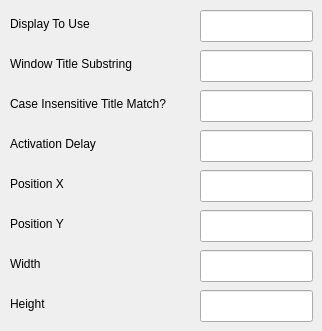
<?xml version="1.0" encoding="UTF-8"?>
<ui version="4.0">
 <class>Form</class>
 <widget class="QWidget" name="Form">
  <property name="geometry">
   <rect>
    <x>0</x>
    <y>0</y>
    <width>322</width>
    <height>331</height>
   </rect>
  </property>
  <property name="windowTitle">
   <string>Form</string>
  </property>
  <widget class="QLineEdit" name="kcfg_displayToUse">
   <property name="geometry">
    <rect>
     <x>200</x>
     <y>10</y>
     <width>113</width>
     <height>32</height>
    </rect>
   </property>
  </widget>
  <widget class="QLabel" name="label_displayToUse">
   <property name="geometry">
    <rect>
     <x>10</x>
     <y>15</y>
     <width>181</width>
     <height>18</height>
    </rect>
   </property>
   <property name="text">
    <string>Display To Use</string>
   </property>
  </widget>
  <widget class="QLabel" name="label_windowTitleSubstring">
   <property name="geometry">
    <rect>
     <x>10</x>
     <y>55</y>
     <width>181</width>
     <height>18</height>
    </rect>
   </property>
   <property name="text">
    <string>Window Title Substring</string>
   </property>
  </widget>
  <widget class="QLabel" name="label_caseInsensitiveWindowTitleMatch">
   <property name="geometry">
    <rect>
     <x>10</x>
     <y>95</y>
     <width>181</width>
     <height>18</height>
    </rect>
   </property>
   <property name="text">
    <string>Case Insensitive Title Match?</string>
   </property>
  </widget>
  <widget class="QLabel" name="label_delay">
   <property name="geometry">
    <rect>
     <x>10</x>
     <y>135</y>
     <width>181</width>
     <height>18</height>
    </rect>
   </property>
   <property name="text">
    <string>Activation Delay</string>
   </property>
  </widget>
  <widget class="QLabel" name="label_posX">
   <property name="geometry">
    <rect>
     <x>10</x>
     <y>175</y>
     <width>181</width>
     <height>18</height>
    </rect>
   </property>
   <property name="text">
    <string>Position X</string>
   </property>
  </widget>
  <widget class="QLabel" name="label_posY">
   <property name="geometry">
    <rect>
     <x>10</x>
     <y>215</y>
     <width>181</width>
     <height>18</height>
    </rect>
   </property>
   <property name="text">
    <string>Position Y</string>
   </property>
  </widget>
  <widget class="QLabel" name="label_width">
   <property name="geometry">
    <rect>
     <x>10</x>
     <y>255</y>
     <width>181</width>
     <height>18</height>
    </rect>
   </property>
   <property name="text">
    <string>Width</string>
   </property>
  </widget>
  <widget class="QLabel" name="label_height">
   <property name="geometry">
    <rect>
     <x>10</x>
     <y>295</y>
     <width>181</width>
     <height>18</height>
    </rect>
   </property>
   <property name="text">
    <string>Height</string>
   </property>
  </widget>
  <widget class="QLineEdit" name="kcfg_windowTitleSubstring">
   <property name="geometry">
    <rect>
     <x>200</x>
     <y>50</y>
     <width>113</width>
     <height>32</height>
    </rect>
   </property>
  </widget>
  <widget class="QLineEdit" name="kcfg_caseInsensitiveWindowTitleMatch">
   <property name="geometry">
    <rect>
     <x>200</x>
     <y>90</y>
     <width>113</width>
     <height>32</height>
    </rect>
   </property>
  </widget>
  <widget class="QLineEdit" name="kcfg_delay">
   <property name="geometry">
    <rect>
     <x>200</x>
     <y>130</y>
     <width>113</width>
     <height>32</height>
    </rect>
   </property>
  </widget>
  <widget class="QLineEdit" name="kcfg_posX">
   <property name="geometry">
    <rect>
     <x>200</x>
     <y>170</y>
     <width>113</width>
     <height>32</height>
    </rect>
   </property>
  </widget>
  <widget class="QLineEdit" name="kcfg_posY">
   <property name="geometry">
    <rect>
     <x>200</x>
     <y>210</y>
     <width>113</width>
     <height>32</height>
    </rect>
   </property>
  </widget>
  <widget class="QLineEdit" name="kcfg_width">
   <property name="geometry">
    <rect>
     <x>200</x>
     <y>250</y>
     <width>113</width>
     <height>32</height>
    </rect>
   </property>
  </widget>
  <widget class="QLineEdit" name="kcfg_height">
   <property name="geometry">
    <rect>
     <x>200</x>
     <y>290</y>
     <width>113</width>
     <height>32</height>
    </rect>
   </property>
  </widget>
 </widget>
 <resources/>
 <connections/>
</ui>
